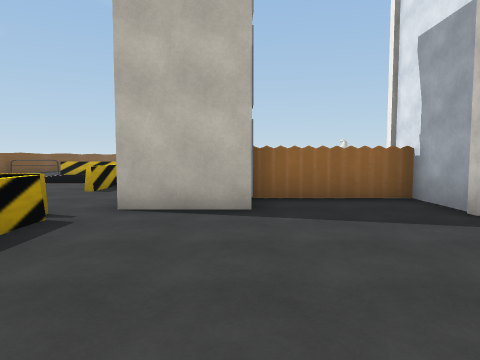
[1] (above)

24 first-person views from a walk through a scene from a Unity 3-D project. The camera is 1.5 m above the floor, tilts 4° down and sees 70° across. The floor is counted in squares, 2 m on a side. Each view is taken from the middle of a square. On the plan, view 1 faces up. The plan holds only what a view shows up to about 11 squares ahead; the rest is blank. The place goes on beyond the plan. The player is left out. Some surface patterns are stand-ins.

[2]
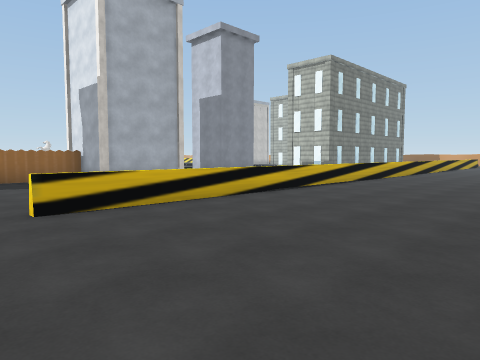

[3]
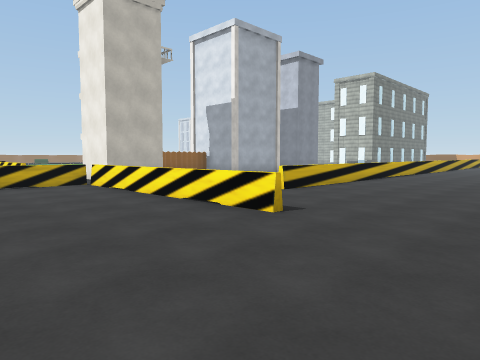

[4]
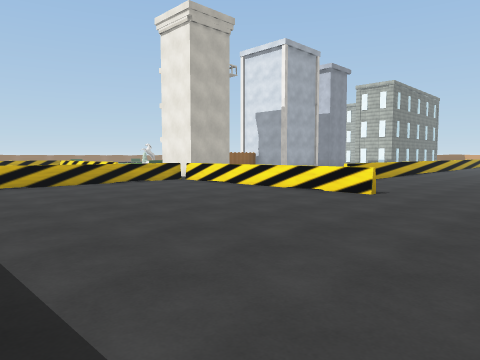

[5]
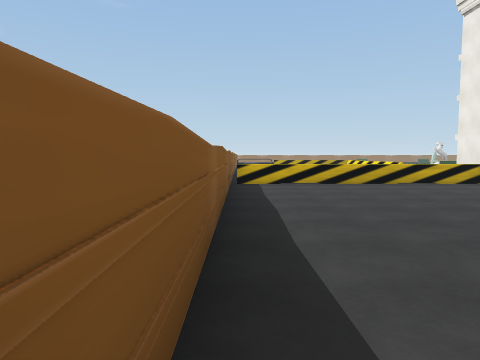

[6]
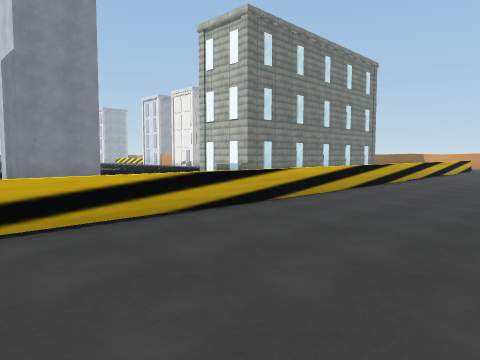

[7]
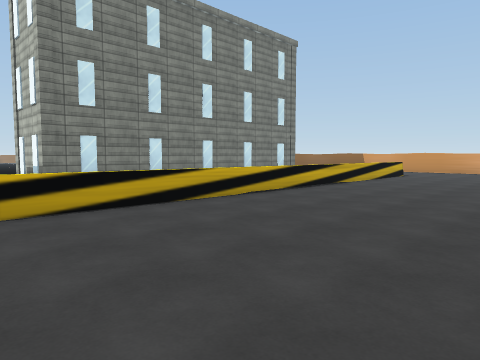

[8]
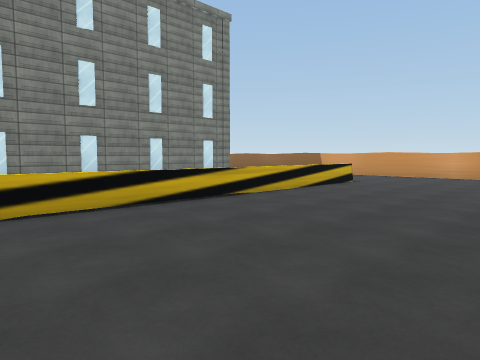

[9]
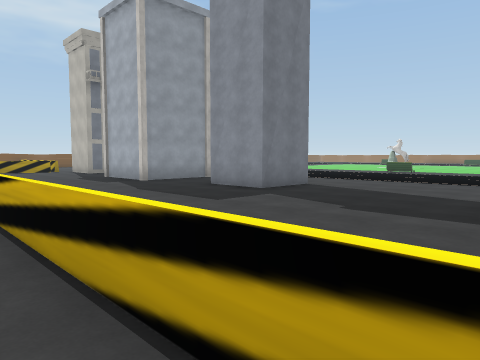

[10]
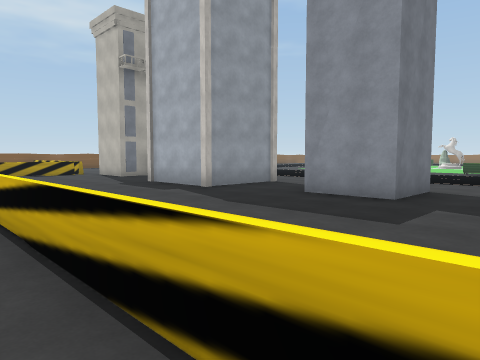

[11]
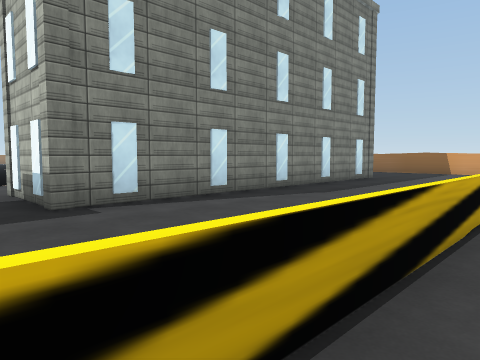

[12]
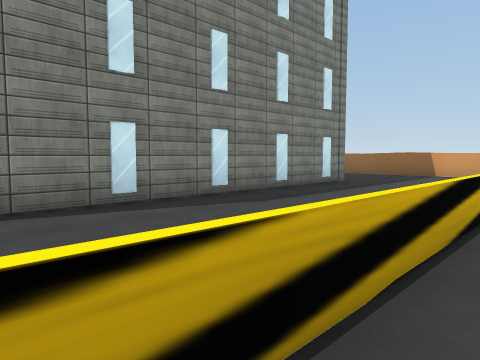

[13]
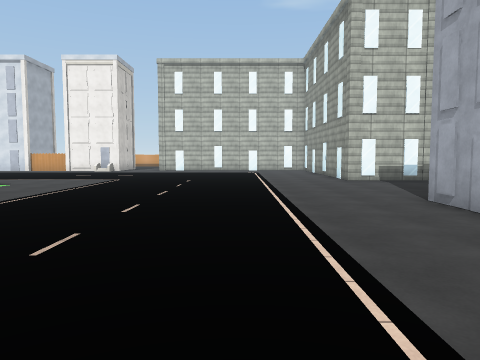

[14]
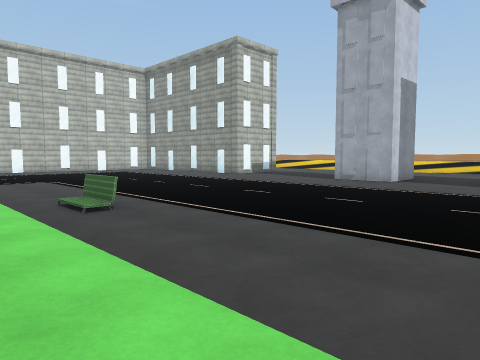

[15]
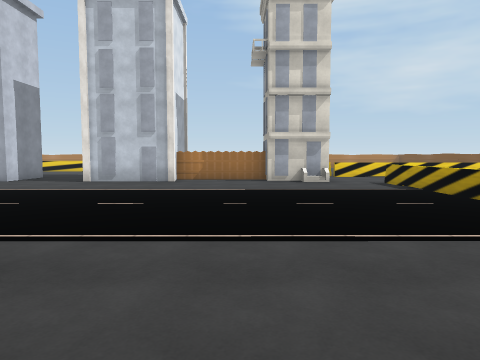

[16]
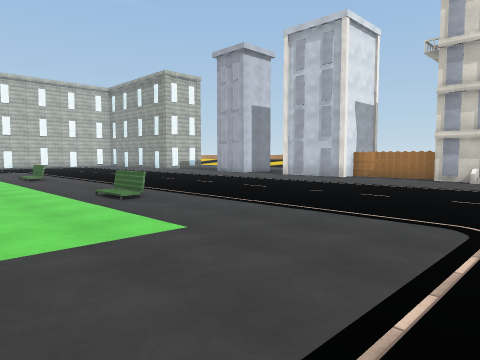

[17]
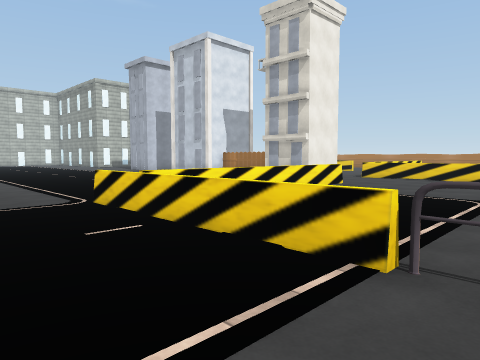

[18]
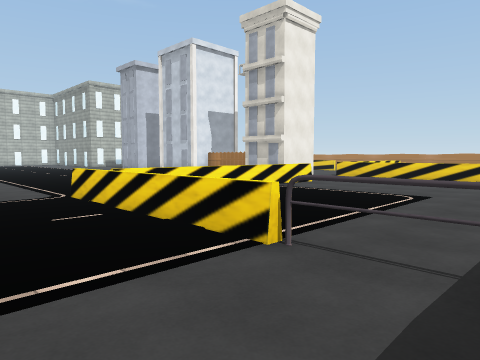

[19]
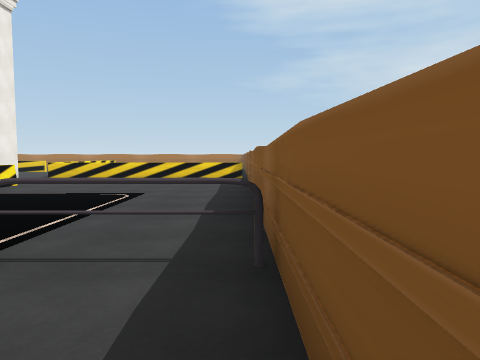

[20]
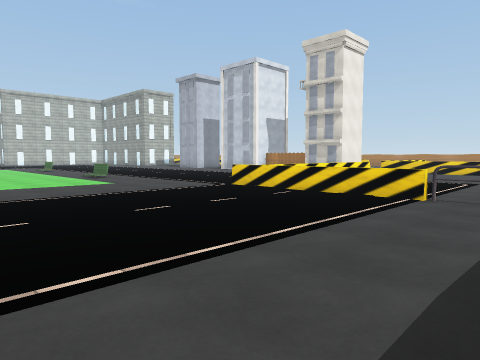

[21]
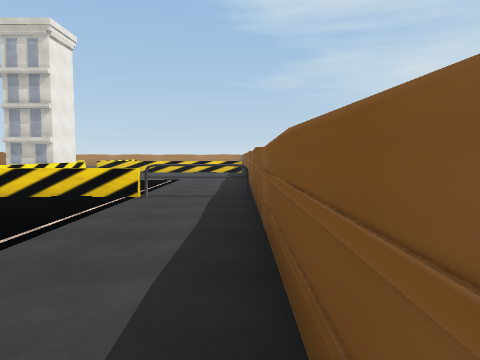

[22]
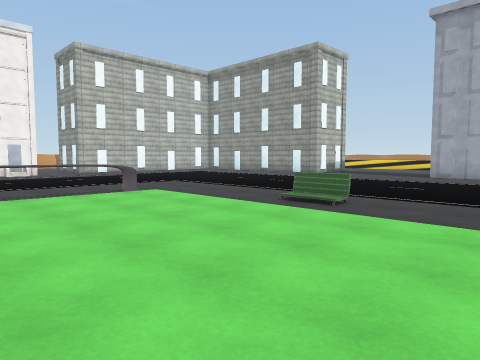

[23]
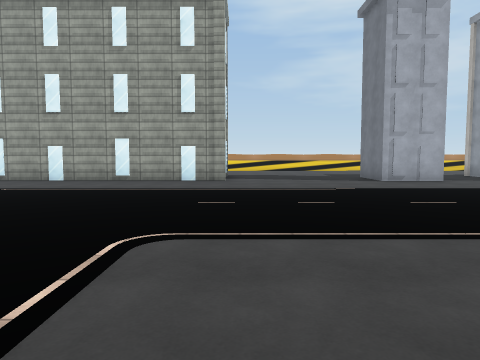

[24]
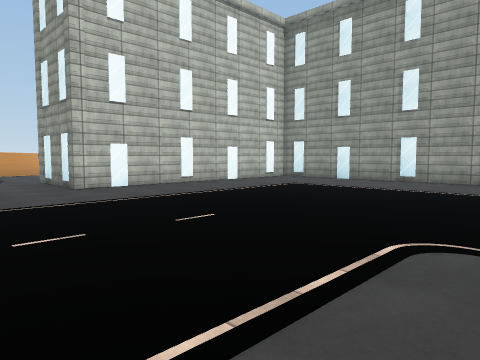

### Floor plan
Key: @ floor where view 1 was taken; # wall or solid block; x gap in a wall; . floor; / step, stairs or slope; = window, fence, low wall or low ledge; H house; F fence; B bench; T thing the floor can be seen under or through.
Columns run from 10 left of view 1 to 25 right of it. Each row starts with its distance up from view 1.
 20 #...            ....
 19 #...   ...      .......T.
 18 #... .........  .......T.....
 17 #... ..................T.....
 16 #... ....................... ...
 15 #............B.....B........ .......
 14 #.Fx====.................... ...###.
 13 #...   =..................  ....#
 12 #....  =........................#
 11 #..... =........................#
 10 #......=........................#
  9 #......=........................#
  8 #......=....................... #
  7 #......../...H.H................#
  6 #    .... HFFF  ..H......########
  5 #    ....HH..H  ..HH.....##########
  4 ##=======................##.........
  3 #.......=...........................
  2 #.......=...........................
  1 #.......=...
  0 #.......=.@=========================
 -1 #.......=...........................
 -2 #.......=...........................
 -3 #...................................
 -4 #...................  .............
 -5 #....... ....         ........

Positions as (right, up) in squares from view 1, and headings:
1: (0, 0), facing up
2: (-1, -5), facing up-right
3: (-6, -5), facing up-right
4: (-9, -5), facing up-right
5: (-9, -5), facing up
6: (6, -4), facing up-right
7: (12, -5), facing up-right
8: (16, -5), facing up-right
9: (15, -1), facing up-left
10: (12, -1), facing up-left
11: (13, -1), facing up-right
12: (15, -1), facing up-right
13: (4, 10), facing right
14: (4, 17), facing down-right
15: (1, 17), facing down
16: (-3, 18), facing down-right
17: (-8, 16), facing down-right
18: (-9, 16), facing down-right
19: (-9, 16), facing down
20: (-9, 20), facing down-right
21: (-9, 20), facing down
22: (6, 20), facing down-right
23: (14, 17), facing down
24: (14, 17), facing down-right
